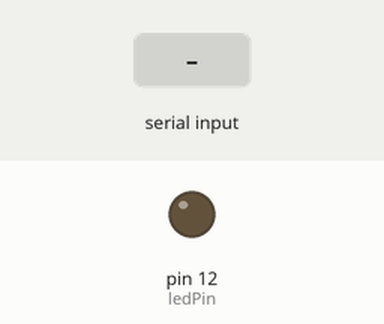
Recording of a sketch running on a simulated Arduino Uno, built with avr-gcc and run on an emulated ATmega328P. Parts: output pins drawn as LEDs (lit = HIGH). The inputs (shaded band) are chosen by the test bench.

Above: at 1.2 s.
1.3 s: "90 45\n" received over Serial
At 1.52 s:
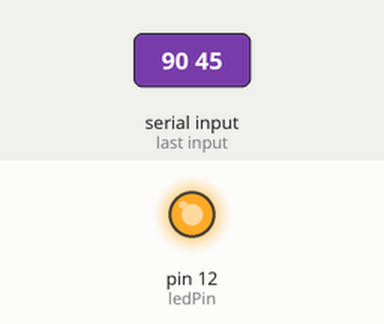
Timing chart, 0 to 10.3 s (numbered marks = the images above; inputs shaded):
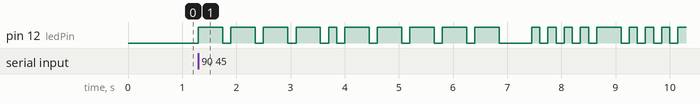

The sketch:

translator.ino
```cpp
	/********** Name: Morse Code Translator
	 **********	Description: translates from the English alphabet to the Morse code alphabet through the serial monitor
	 **********	Author: Ross - http://www.rossboswellprojects.co.uk
	 ********** Hardware: Connect a led to pin 12, leds typically require a 150ohms to 220ohms resister
	 **********/


	#define ledPin 12
	#define timeDelay 150

	char* digit[] = {
	  "-----", ".----", "..---", "...--", "....-", ".....", "-....", "--...", "---..", "----."};

	char* letter[] = {
	  ".-", "-...", "-.-.", "-..", ".", "..-.", "--.", "....", "..",    // A-I
	  ".---", "-.-", ".-..", "--", "-.", "---", ".--.", "--.-", ".-.",  // J-R
	  "...", "-", "..-", "...-", ".--", "-..-", "-.--", "--.."          // S-Z
	};


	void setup()
	{
	  pinMode(ledPin, OUTPUT);
	  Serial.begin(9600);
	}

	void flashSuccession(char* succession)
	{
	  int i = 0;

	  while (succession[i] != '\0')
	  {
		  flashDeOrDah(succession[i]);
		  i++;
	  }

	}

	void flashDeOrDah(char dotOrDash)
	{
	  digitalWrite(ledPin, HIGH);
	  if (dotOrDash == '.')
	  {
		  delay(timeDelay);
	  }
	  else
	  {
		  delay(timeDelay * 3);
	  }
	  digitalWrite(ledPin, LOW);

	  delay(timeDelay); // space after individual flashes
	}

	void loop()
	{
	  char c;
	  if (Serial.available() > 0)
	  {
		  c = Serial.read();
		  if (c >= 'a' && c <= 'z')
		  {
		    flashSuccession(letter[c - 'a']);
	          }
		  else if (c >= 'A' && c <= 'Z')
		  {
		    flashSuccession(letter[c - 'A']);
		  }

		else if (c >= '0' && c <= '9')
		{
		  flashSuccession(digit[c - '0']);
		}

		else if (c == ' ') // generates space between words
		{
		  delay(timeDelay * 3);
		}
	  }
	}
```

Measured:
- after the input at 1.3 s, pin 12 (ledPin): LOW → HIGH at once, → LOW 0.45 s later, → HIGH 0.15 s later, → LOW 0.45 s later, … (37 changes in this stretch)
